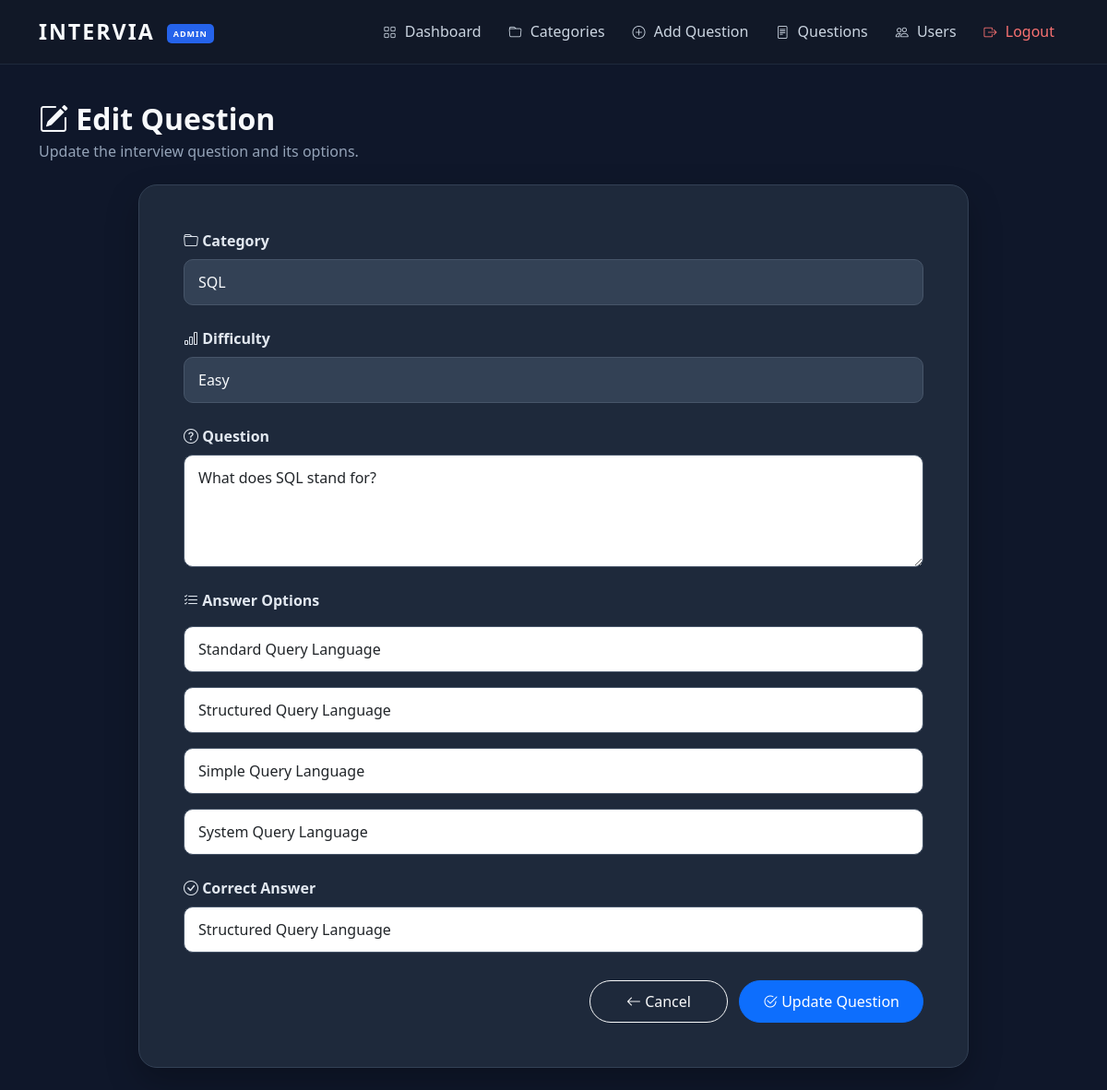
Screenshot of /admin/edit_question/1 (signed in) with the database file from the repository.
### app/models.py (models this page shows)
class Question(db.Model):
    __tablename__ = "questions"
    id = db.Column(db.Integer, primary_key=True)
    category_id = db.Column(
        db.Integer,
        db.ForeignKey("categories.id"),
        nullable=False
    )
    category = db.relationship(
        "Category",
        backref="questions"
    )
    difficulty = db.Column(db.String(20), nullable=False)
    question = db.Column(db.Text, nullable=False)
    option1 = db.Column(db.String(255), nullable=False)
    option2 = db.Column(db.String(255), nullable=False)
    option3 = db.Column(db.String(255), nullable=False)
    option4 = db.Column(db.String(255), nullable=False)
    correct_answer = db.Column(db.String(255), nullable=False)

class Category(db.Model):
    __tablename__ = "categories"
    id = db.Column(db.Integer, primary_key=True)
    category_name = db.Column(
        db.String(100),
        unique=True,
        nullable=False
    )

### app/routes.py (the view, shortened to what this page needs)
@main.route("/admin/edit_question/<int:id>", methods=["GET", "POST"])
def edit_question(id):
    if "user" not in session:
        return redirect(url_for("main.login"))
    user = User.query.filter_by(username=session["user"]).first()
    if user.role != "admin":
        return "Access Denied!"
    question = Question.query.get_or_404(id)
    categories = Category.query.all()
    return render_template(
        "edit_question.html",
        question=question,
        categories=categories
    )

### app/templates/edit_question.html (shortened to what this page needs)
{% extends "base.html" %}
{% block content %}
<div class="container py-4">
    <div class="page-header mb-4">
        <div>
            <h2 class="fw-bold mb-1">
                <i class="bi bi-pencil-square"></i>
                Edit Question
            </h2>
            <p class="mb-0">
                Update the interview question and its options.
            </p>
        </div>
    </div>
    <div class="card question-form-card">
        <div class="card-body p-4 p-md-5">
            <form method="POST">
                <div class="mb-4">
                    <label class="form-label fw-semibold">
                        <i class="bi bi-folder"></i>
                        Category
                    </label>
                    <select class="form-select" name="category" required>
                        {% for category in categories %}
                        <option value="{{ category.id }}"
                            {% if category.id == question.category_id %}
                                selected
                            {% endif %}
                        >
                            {{ category.category_name }}
                        </option>
                        {% endfor %}
                    </select>
                </div>
                <div class="mb-4">
                    <label class="form-label fw-semibold">
                        <i class="bi bi-bar-chart"></i>
                        Difficulty
                    </label>
                    <select class="form-select" name="difficulty" required>
                        <option {% if question.difficulty == "Easy" %}selected{% endif %}>
                            Easy
                        </option>
                    </select>
                </div>
                <div class="mb-4">
                    <label class="form-label fw-semibold">
                        <i class="bi bi-question-circle"></i>
                        Question
                    </label>
                    <textarea
                        class="form-control"
                        name="question"
                        rows="4"
                        required>{{ question.question }}</textarea>
                </div>
                <div class="mb-4">
                    <label class="form-label fw-semibold mb-3">
                        <i class="bi bi-list-check"></i>
                        Answer Options
                    </label>
                    <input
                        class="form-control mb-3"
                        name="option1"
                        value="{{ question.option1 }}"
                        placeholder="Option 1"
                        required>
                    <input
                        class="form-control mb-3"
                        name="option2"
                        value="{{ question.option2 }}"
                        placeholder="Option 2"
                        required>
                    <input
                        class="form-control mb-3"
                        name="option3"
                        value="{{ question.option3 }}"
                        placeholder="Option 3"
                        required>
                    <input
                        class="form-control"
                        name="option4"
                        value="{{ question.option4 }}"
                        placeholder="Option 4"
                        required>
                </div>
                <div class="mb-4">
                    <label class="form-label fw-semibold">
                        <i class="bi bi-check-circle"></i>
                        Correct Answer
                    </label>
                    <input
                        class="form-control"
                        name="answer"
                        value="{{ question.correct_answer }}"
                        placeholder="Enter the correct answer"
                        required>
                </div>
                <div class="edit-actions">
                    <a href="/admin/view_questions"
                       class="btn btn-outline-light">
                        <i class="bi bi-arrow-left"></i>
                        Cancel
                    </a>
                    <button type="submit"
                            class="btn btn-primary">
                        <i class="bi bi-check2-circle"></i>
                        Update Question
                    </button>
                </div>
            </form>
        </div>
    </div>
</div>
{% endblock %}

### app/static/css/style.css (style rules this page uses)
body { background:#0f172a; color:#f8fafc; }
.card { background:#1e293b; color:#f8fafc; border:none; border-radius:18px; box-shadow:0 12px 30px rgba(0,0,0,.35); }
.btn { border-radius:30px; padding:10px 25px; transition:.3s; }
.form-control { background:#334155; border:1px solid #475569; color:white; }
.form-control::placeholder { color:#cbd5e1; }
.card .form-control { background: #ffffff !important; color: #212529 !important; border: 1px solid #ced4da; }
.card .form-control::placeholder { color: #6c757d; }
.question-form-card { max-width: 950px; margin: auto; }
.question-form-card .form-label { color: #cbd5e1; font-weight: 600; }
.question-form-card .form-control, .question-form-card .form-select { border-radius: 10px; }
.question-form-card textarea { resize: vertical; min-height: 110px; }
.page-header { color: #f8fafc; }
.page-header h2 { color: #f8fafc; }
.page-header p { color: #94a3b8; }
.question-form-card { background: #1e293b; border: 1px solid #334155; border-radius: 20px; box-shadow: 0 15px 35px rgba(0, 0, 0, 0.25); max-width: 900px; margin: auto; }
.question-form-card .form-label { color: #e2e8f0; }
.question-form-card .form-control, .question-form-card .form-select { background: #334155; color: #f8fafc; border: 1px solid #475569; border-radius: 10px; padding: 12px 15px; }
.question-form-card textarea { resize: vertical; }
.question-form-card .form-control::placeholder { color: #94a3b8; }
.question-form-card .form-select option { background: #1e293b; color: #ffffff; }
.edit-actions { display: flex; justify-content: flex-end; gap: 12px; margin-top: 30px; }
.edit-actions .btn { min-width: 150px; }

### rows the page displays
Question: category "SQL", difficulty "Easy", question "What does SQL stand for?", option1 "Standard Query Language", option2 "Structured Query Language", option3 "Simple Query Language", option4 "System Query Language", answer "Structured Query Language"
